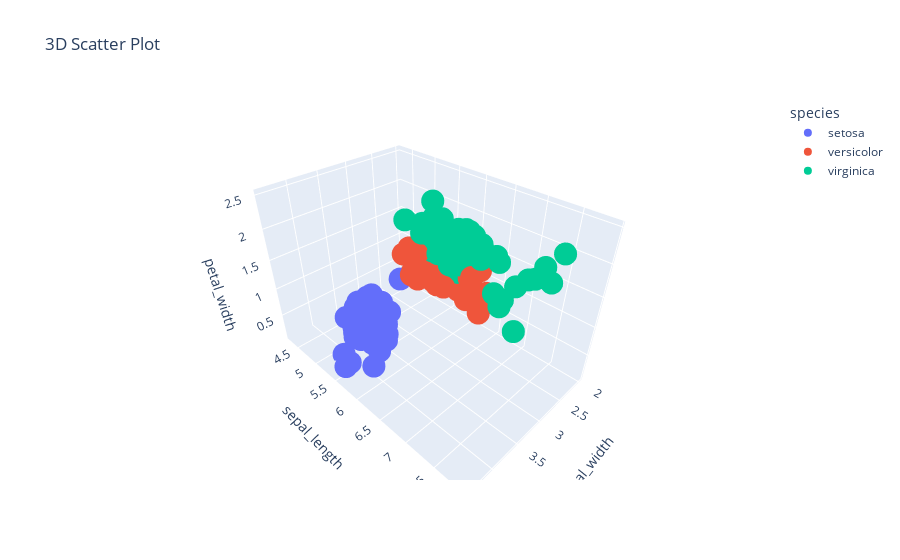

Notebook code for this chart:
### Code cell
df = px.data.iris()
fig = px.scatter_3d(df, x='sepal_width', y='sepal_length', z='petal_width', color='species', title='3D Scatter Plot')
fig.show()

### Figure 1 — Plotly figure (JSON) as saved in the notebook; plotly's stock layout.template omitted (floating-point values rounded to 4 significant figures)
{"data": [{"hovertemplate": "species=setosa<br>sepal_width=%{x}<br>sepal_length=%{y}<br>petal_width=%{z}<extra></extra>", "legendgroup": "setosa", "marker": {"color": "#636efa", "symbol": "circle"}, "mode": "markers", "name": "setosa", "scene": "scene", "showlegend": true, "type": "scatter3d", "x": [3.5, 3, 3.2, 3.1, 3.6, 3.9, 3.4, 3.4, 2.9, 3.1, 3.7, 3.4, 3, 3, 4, 4.4, 3.9, 3.5, 3.8, 3.8, 3.4, 3.7, 3.6, 3.3, 3.4, 3, 3.4, 3.5, 3.4, 3.2, 3.1, 3.4, 4.1, 4.2, 3.1, 3.2, 3.5, 3.1, 3, 3.4, 3.5, 2.3, 3.2, 3.5, 3.8, 3, 3.8, 3.2, 3.7, 3.3], "y": [5.1, 4.9, 4.7, 4.6, 5, 5.4, 4.6, 5, 4.4, 4.9, 5.4, 4.8, 4.8, 4.3, 5.8, 5.7, 5.4, 5.1, 5.7, 5.1, 5.4, 5.1, 4.6, 5.1, 4.8, 5, 5, 5.2, 5.2, 4.7, 4.8, 5.4, 5.2, 5.5, 4.9, 5, 5.5, 4.9, 4.4, 5.1, 5, 4.5, 4.4, 5, 5.1, 4.8, 5.1, 4.6, 5.3, 5], "z": [0.2, 0.2, 0.2, 0.2, 0.2, 0.4, 0.3, 0.2, 0.2, 0.1, 0.2, 0.2, 0.1, 0.1, 0.2, 0.4, 0.4, 0.3, 0.3, 0.3, 0.2, 0.4, 0.2, 0.5, 0.2, 0.2, 0.4, 0.2, 0.2, 0.2, 0.2, 0.4, 0.1, 0.2, 0.1, 0.2, 0.2, 0.1, 0.2, 0.2, 0.3, 0.3, 0.2, 0.6, 0.4, 0.3, 0.2, 0.2, 0.2, 0.2]}, {"hovertemplate": "species=versicolor<br>sepal_width=%{x}<br>sepal_length=%{y}<br>petal_width=%{z}<extra></extra>", "legendgroup": "versicolor", "marker": {"color": "#EF553B", "symbol": "circle"}, "mode": "markers", "name": "versicolor", "scene": "scene", "showlegend": true, "type": "scatter3d", "x": [3.2, 3.2, 3.1, 2.3, 2.8, 2.8, 3.3, 2.4, 2.9, 2.7, 2, 3, 2.2, 2.9, 2.9, 3.1, 3, 2.7, 2.2, 2.5, 3.2, 2.8, 2.5, 2.8, 2.9, 3, 2.8, 3, 2.9, 2.6, 2.4, 2.4, 2.7, 2.7, 3, 3.4, 3.1, 2.3, 3, 2.5, 2.6, 3, 2.6, 2.3, 2.7, 3, 2.9, 2.9, 2.5, 2.8], "y": [7, 6.4, 6.9, 5.5, 6.5, 5.7, 6.3, 4.9, 6.6, 5.2, 5, 5.9, 6, 6.1, 5.6, 6.7, 5.6, 5.8, 6.2, 5.6, 5.9, 6.1, 6.3, 6.1, 6.4, 6.6, 6.8, 6.7, 6, 5.7, 5.5, 5.5, 5.8, 6, 5.4, 6, 6.7, 6.3, 5.6, 5.5, 5.5, 6.1, 5.8, 5, 5.6, 5.7, 5.7, 6.2, 5.1, 5.7], "z": [1.4, 1.5, 1.5, 1.3, 1.5, 1.3, 1.6, 1, 1.3, 1.4, 1, 1.5, 1, 1.4, 1.3, 1.4, 1.5, 1, 1.5, 1.1, 1.8, 1.3, 1.5, 1.2, 1.3, 1.4, 1.4, 1.7, 1.5, 1, 1.1, 1, 1.2, 1.6, 1.5, 1.6, 1.5, 1.3, 1.3, 1.3, 1.2, 1.4, 1.2, 1, 1.3, 1.2, 1.3, 1.3, 1.1, 1.3]}, {"hovertemplate": "species=virginica<br>sepal_width=%{x}<br>sepal_length=%{y}<br>petal_width=%{z}<extra></extra>", "legendgroup": "virginica", "marker": {"color": "#00cc96", "symbol": "circle"}, "mode": "markers", "name": "virginica", "scene": "scene", "showlegend": true, "type": "scatter3d", "x": [3.3, 2.7, 3, 2.9, 3, 3, 2.5, 2.9, 2.5, 3.6, 3.2, 2.7, 3, 2.5, 2.8, 3.2, 3, 3.8, 2.6, 2.2, 3.2, 2.8, 2.8, 2.7, 3.3, 3.2, 2.8, 3, 2.8, 3, 2.8, 3.8, 2.8, 2.8, 2.6, 3, 3.4, 3.1, 3, 3.1, 3.1, 3.1, 2.7, 3.2, 3.3, 3, 2.5, 3, 3.4, 3], "y": [6.3, 5.8, 7.1, 6.3, 6.5, 7.6, 4.9, 7.3, 6.7, 7.2, 6.5, 6.4, 6.8, 5.7, 5.8, 6.4, 6.5, 7.7, 7.7, 6, 6.9, 5.6, 7.7, 6.3, 6.7, 7.2, 6.2, 6.1, 6.4, 7.2, 7.4, 7.9, 6.4, 6.3, 6.1, 7.7, 6.3, 6.4, 6, 6.9, 6.7, 6.9, 5.8, 6.8, 6.7, 6.7, 6.3, 6.5, 6.2, 5.9], "z": [2.5, 1.9, 2.1, 1.8, 2.2, 2.1, 1.7, 1.8, 1.8, 2.5, 2, 1.9, 2.1, 2, 2.4, 2.3, 1.8, 2.2, 2.3, 1.5, 2.3, 2, 2, 1.8, 2.1, 1.8, 1.8, 1.8, 2.1, 1.6, 1.9, 2, 2.2, 1.5, 1.4, 2.3, 2.4, 1.8, 1.8, 2.1, 2.4, 2.3, 1.9, 2.3, 2.5, 2.3, 1.9, 2, 2.3, 1.8]}], "layout": {"legend": {"title": {"text": "species"}, "tracegroupgap": 0}, "scene": {"domain": {"x": [0, 1], "y": [0, 1]}, "xaxis": {"title": {"text": "sepal_width"}}, "yaxis": {"title": {"text": "sepal_length"}}, "zaxis": {"title": {"text": "petal_width"}}}, "title": {"text": "3D Scatter Plot"}}}
